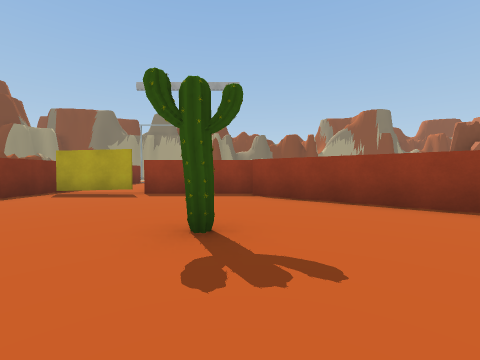
[1] (above)

16 first-person views from a walk through a 3-D level made in the Unity game engine. The camera is 1.2 m above the floor, tilts 2° down and sees 90° across. The floor is counted in squares, 2 m on a side. Each view is taken from the middle of a square. On the plan, view 1 faces up. The plan holds only what a view shows up to about 9 squares ahead; the rest is blank. The place goes on beyond the plan. Some animated figures are left out. Some surface patterns are stand-ins.

[2]
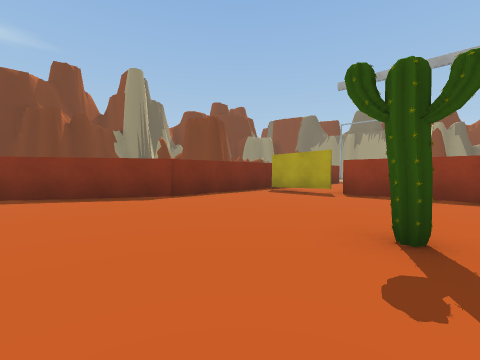

[3]
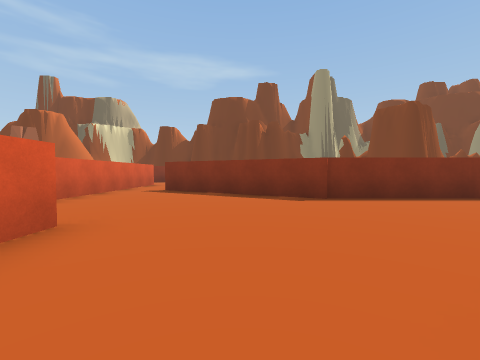

[4]
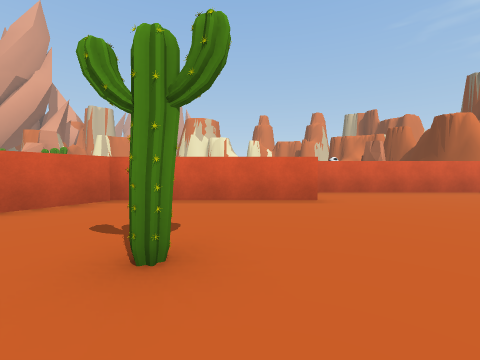

[5]
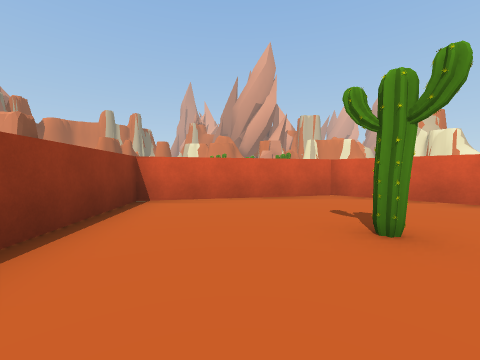

[6]
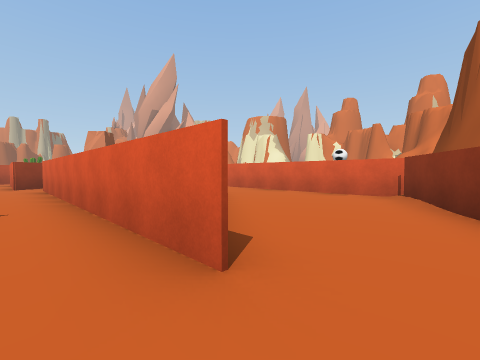

[7]
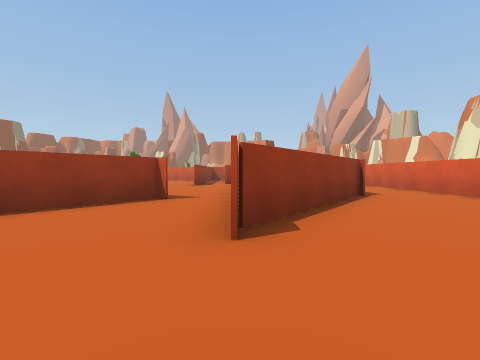

[8]
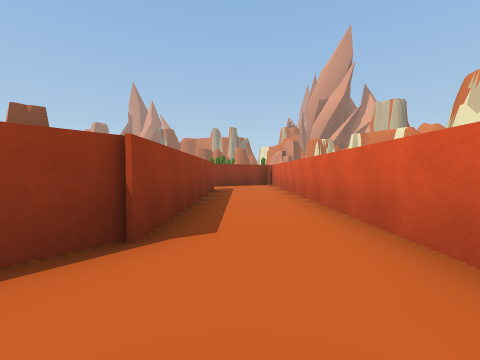

[9]
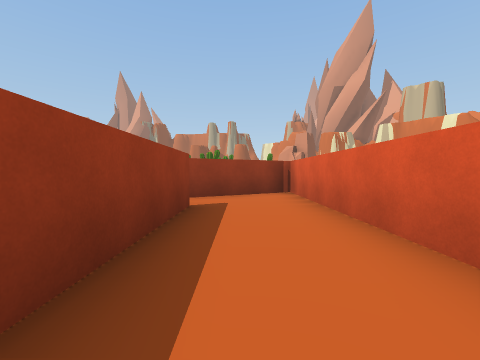

[10]
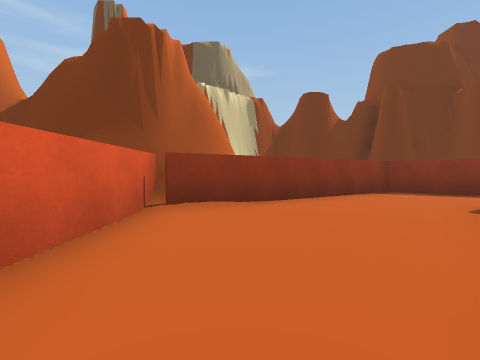

[11]
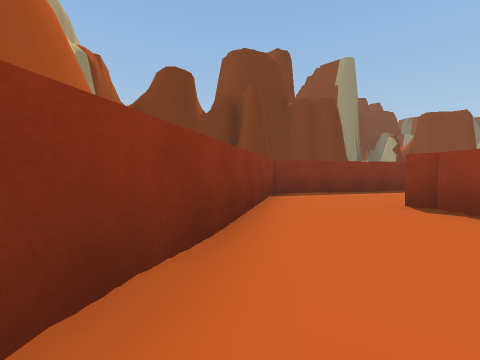

[12]
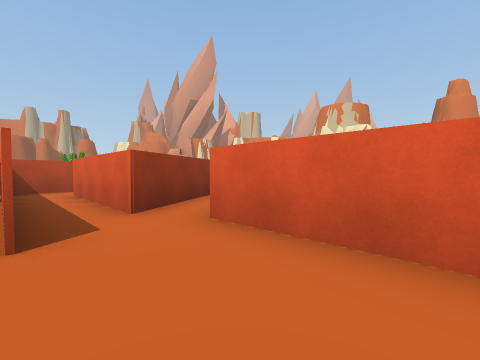

[13]
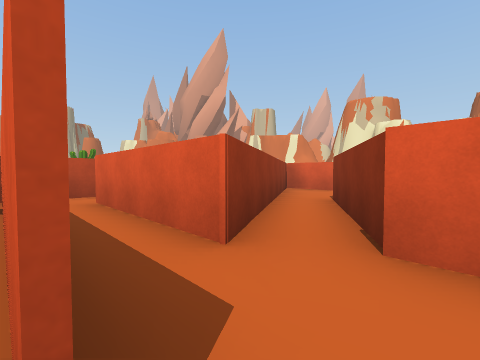

[14]
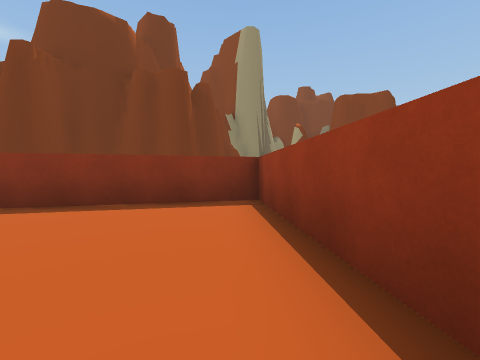

[15]
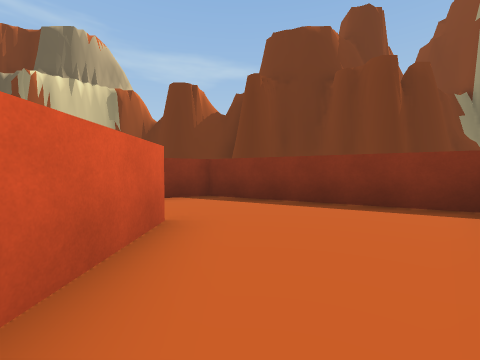

[16]
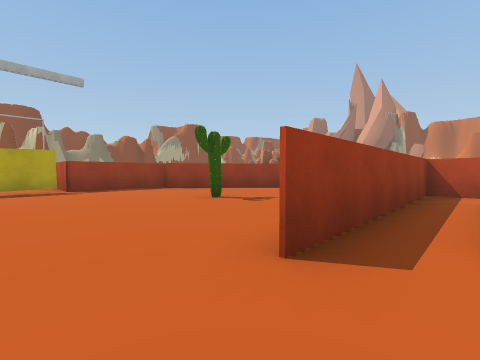

### Floor plan
Key: @ floor where view 1 was taken; # wall or solid block; . floor; = window, fence, low wall or low ledge; R rock; C cactus.
Columns run from 15 left of view 1 to 5 right of it. Each row starts with its distance up from view 1.
  8            .#
  7           #.#
  6           ###==##
  5 #         #......# R
  4 #         #......##RR
  3           #........#
  2     #    #=....C..##
  1    ###  ##........#
  0 # ##.####......@.##
 -1 # #....##....#######
 -2 ###................=
 -3  #...########.#### =
 -4  ##...###   ####
 -5   ##...##    ####
 -6    #....#######.##
 -7    #.............#
 -8    ##............#
 -9    ##============#

Positions as (right, up) in squares from view 1, and headings:
1: (0, 0), facing up
2: (0, 0), facing up-left
3: (0, 1), facing left
4: (-1, 4), facing down
5: (-1, 5), facing down-right
6: (-12, -2), facing down-right
7: (-13, -3), facing right
8: (-9, -7), facing right
9: (-5, -7), facing right
10: (-7, -7), facing left
11: (-10, -8), facing up-left
12: (-5, -1), facing down-right
13: (-3, -1), facing down-right
14: (-8, -2), facing up-left
15: (-8, -2), facing left
16: (-4, -2), facing up-right
